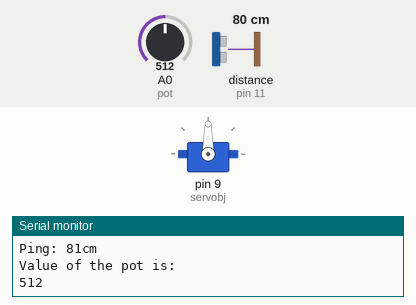
This sketch was run on a simulated Arduino Uno, built with avr-gcc and run on an emulated ATmega328P. Shown: servo, the last lines printed to the serial monitor. Inputs (shaded band) come from the test bench; at power-on: A0 (pot) = 512, distance to the obstacle (sensor on pin 11) 80 cm. The echo pulse lasts 58.3 µs per cm.

Above: at 1.2 s.
1.3 s: A0 (pot) set to 716
At 2.0 s:
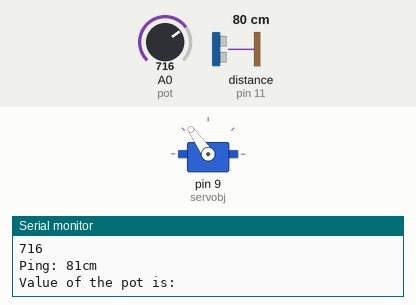
2.8 s: A0 (pot) set to 900
At 4.0 s:
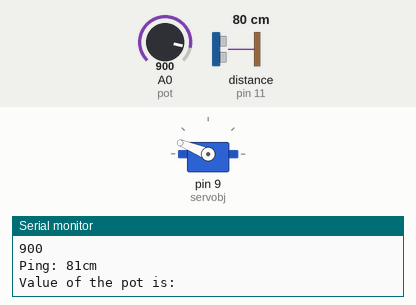
4.3 s: A0 (pot) set to 1023
At 5.0 s:
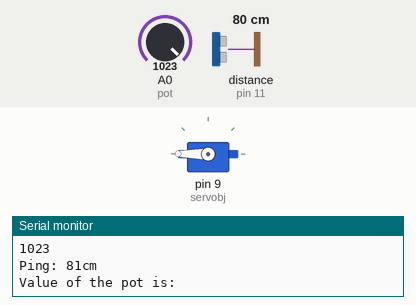
5.8 s: A0 (pot) set to 306
At 7.1 s:
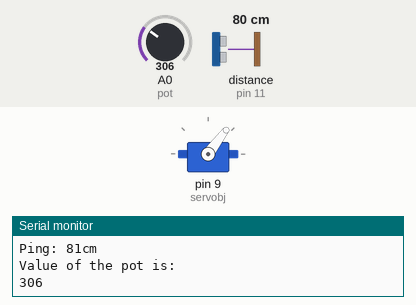
10.3 s: A0 (pot) set to 190
At 11.0 s:
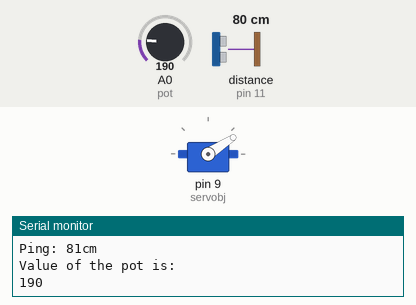
Timing chart, 0 to 12.8 s (numbered marks = the images above; inputs shaded):
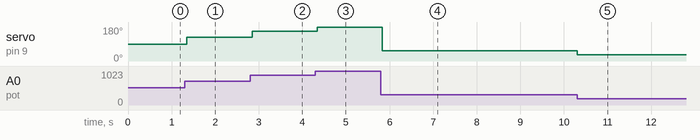

Measured:
- after the input at 1.3 s, servo on pin 9 (servobj): 90° → 125° after 0.05 s
- after the input at 2.8 s, servo on pin 9 (servobj): 125° → 158° at once
- after the input at 4.3 s, servo on pin 9 (servobj): 158° → 180° at once
- after the input at 5.8 s, servo on pin 9 (servobj): 180° → 53° at once
- after the input at 10.3 s, servo on pin 9 (servobj): 53° → 33° at once

The sketch:

UltrasonicHead.ino
```cpp
#include <NewPing.h>
#include <Servo.h> // add servo library
#include <Kalman.h>

#define TRIGGER_PIN  12  // Arduino pin tied to trigger pin on the ultrasonic sensor.
#define ECHO_PIN     11  // Arduino pin tied to echo pin on the ultrasonic sensor.
#define MAX_DISTANCE 200 // Maximum distance we want to ping for (in centimeters). Maximum sensor distance is rated at 400-500cm.

int pot =0;
int val;

Servo servobj; // instiate a servo object
NewPing sonar(TRIGGER_PIN, ECHO_PIN, MAX_DISTANCE); // NewPing setup of pins and maximum distance.


void setup() {
  Serial.begin(9600);
  servobj.attach(9);  // attaches the servo on pin 9 to the servo object
}


void loop() {
  val = analogRead(pot);
  Serial.println("Value of the pot is:");
  Serial.println(val);
  val = map(val,0, 1023, 0, 180); // maps the domain of values for the pot with values for the servo
  servobj.write(val); // sets the servo position according to the scaled value
  delay(15); // waits for the servo to get there
  ultrasonic();
}


void ultrasonic() {
  delay(50);                     // Wait 50ms between pings (about 20 pings/sec). 29ms should be the shortest delay between pings.
  Serial.print("Ping: ");
  Serial.print(sonar.ping_cm()); // Send ping, get distance in cm and print result (0 = outside set distance range)
  Serial.println("cm");
}
```
